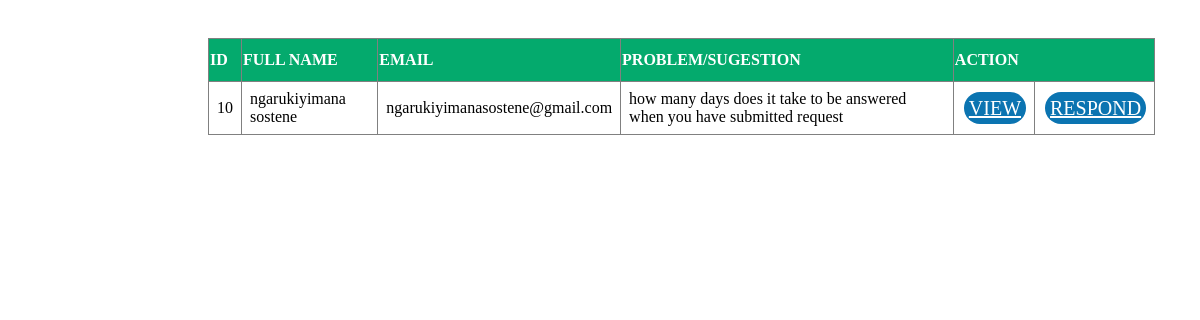
The app's page /admincontacts.php with its own data.
### tables this page shows
CREATE TABLE `contacts` (
  `id` int(11) NOT NULL,
  `fullName` varchar(128) DEFAULT NULL,
  `email` varchar(128) DEFAULT NULL,
  `problem` text DEFAULT NULL
);

### admincontacts.php (the view, shortened to what this page needs)
<!DOCTYPE html>
<html lang="en">
<head>
</head>
<body>
</body>
</html>
<?php
include_once("database.php");
    $contact = "SELECT* FROM contacts;";
    $view = mysqli_query($conn, $contact);
    if (!$contact) {
        echo "Something is wrong" . mysqli_error($conn);
    } else {
?>
        <table border="1">
            <tr>
                <th>ID</th>
                <th>FULL NAME</th>
                <th>EMAIL</th>
                <th>PROBLEM/SUGESTION</th>
                <th colspan="3">ACTION</th>
            </tr>
            <?php
            while ($row = mysqli_fetch_assoc($view)) {
            ?>
                <tr>
                    <td><?php echo $row["id"]; ?></td>
                    <td><?php echo $row["fullName"]; ?></td>
                    <td><?php echo $row["email"]; ?></td>
                    <td><?php echo $row["problem"]; ?></td>
                    <td><a id="view" href="viewcontact.php?id=<?php echo $row['id']; ?>">VIEW</a></td>
                    <td><a id="view" href="mailto:<?php $row["email"]; ?>?subject=response">RESPOND</a></td>
                </tr>
    <?php
            }
            echo "</table>";
        }
    ?>

### admincontacts.php (style rules this page uses)
table { margin-left:200px; top:150px; position:relative; z-index: -1; }
table { margin-left: 200px; top: 30px; position: relative; border-collapse: collapse; width: 80%; }
th { padding-top: 12px; padding-bottom: 12px; text-align: left; background-color: #04AA6D; color: white; }
td { padding:8px; }
#view { background-color: #0B74B1; font-size:20px; padding:5px; color:#ffff; margin-left:2px; border-radius:20px; }

### records on screen
contacts: id "10", fullName "ngarukiyimana sostene", email "ngarukiyimanasostene@gmail.com", problem "how many days does it take to be answered when you have submitted request"
